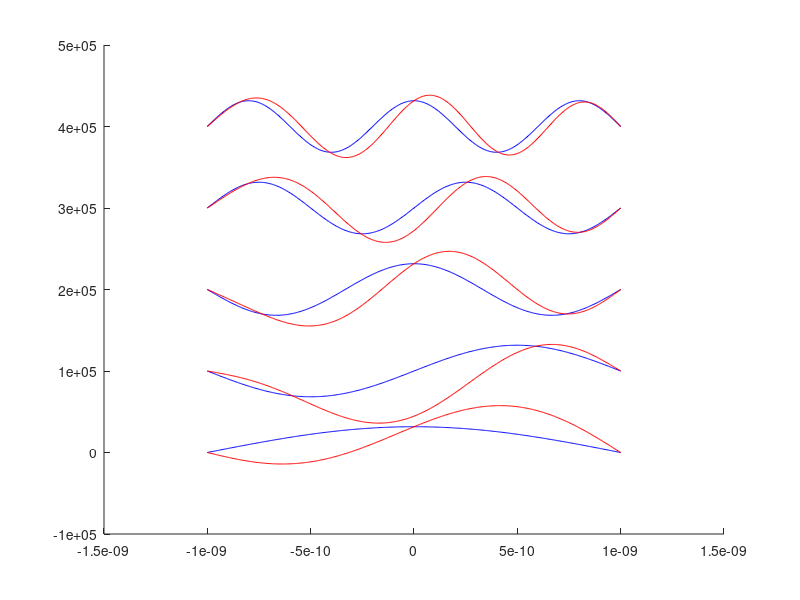
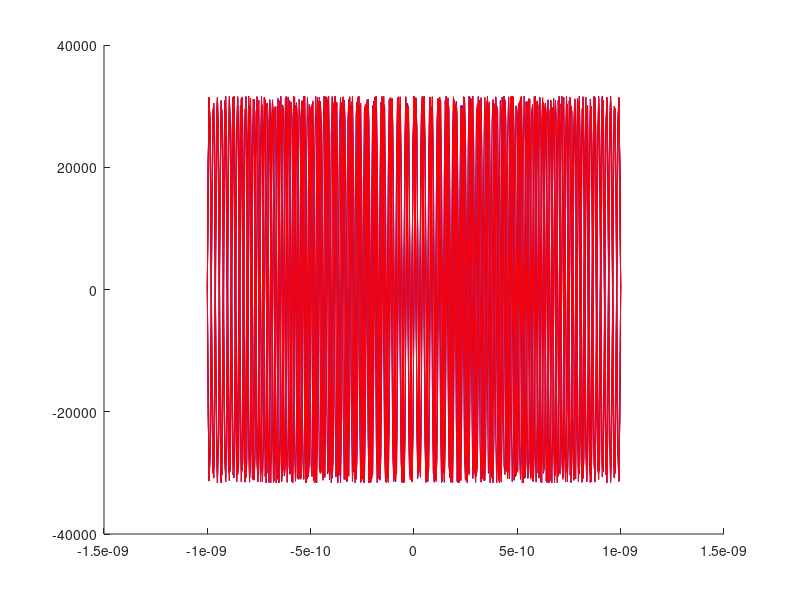
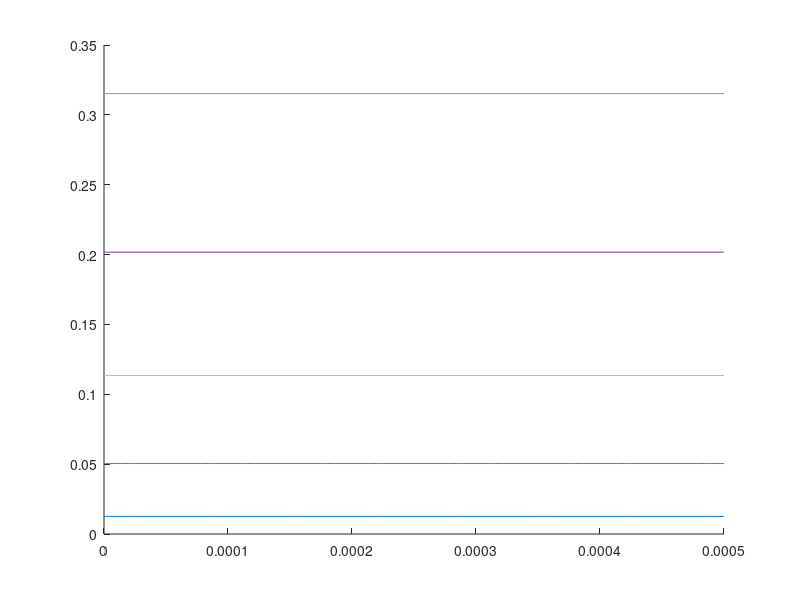

The MATLAB source for these figures, in order:
% Soll grafik 1: Psi(x)
% Variablen:
%	l
%	x
%	epsilon (= 1)
%	n
%	Psi(x)
% Ausgabe in PS und PDF

% Soll grafik 2: E(n, a)
% Variablen:
%	l
%	epsilon
%	n
%	E(n, a)
% Ausgabe in PS und PDF

%-----Variabeln-----
l = 10^-9;
xSteps = 225;
delta = (l/xSteps);
%x = -l*1.5 : delta : +l*1.5;
x = -l : delta : +l;
n = 1 : 200;
nPlot = 1 : 5;
kurvenVersatz = 1e5
%n = [1, 2];

%-----Verarbeitung-----
m = 9.10938291*10^-31;		% Elektronenmasse
h = 6062606957*10^-34;		% Planck-Konstante
hQuer = h/2*pi;
E = zeros(1, length(n));
Psi = zeros(length(n), length(x));
for ln = n
    E(ln) = h^2*ln^2 / (32*m*l^2);
    %k = sqrt(2*m*E/(hQuer^2));
    %k = ln*pi*x / (2*l);
    k = pi/l * (n+1/2);
    LamdaP = 1i*k;
    LamdaN = -LamdaP;
    %y = (exp(LamdaP(ln)*x) + (-1)^(ln+1).*exp(LamdaN(ln)*x)) ./ (2*1i^(ln+1));
    if mod(ln, 2) == 0
        y = sin(ln*pi*x/(2*l));
    else
        y = cos(ln*pi*x/(2*l));
    end
    Psi(ln,1:length(x)) = 1/sqrt(l) .* y;
end






%-----Verarbeitung gestört-----
gamma = 0;
epsilon = 5* 10^-4;
E1_k = zeros(1, length(n));
H1 = x * -1;
PsiG = zeros(length(n), length(x));

for ln = n
	E1_k(ln) = dot(Psi(ln, :), H1.*Psi(ln, :));
	
	psi1_l = zeros(1, length(x));

	k = ln;
	for l = n % + ceil(l/2)
		if l ~= k
%			psi0_l = sum(~Psi(l, :).*H1.*Psi(k, :).*delta) / (E(k)-E(l));
			psi0_l = dot(Psi(l, :), H1.*Psi(k, :)) / (E(k)-E(l));
			psi1_l = psi1_l + psi0_l .* Psi(l, :);
		end
	end
	
	PsiG(ln, 1:length(x)) = (1+1i*epsilon*gamma).*Psi(ln, 1:length(x)) ...
													+ epsilon.*psi1_l;
end






%-----Plot grafik 1: Psi(x)-----
clf('reset')			% clear figure
hold on;

s = zeros(1, length(n));
for ln = nPlot		% ungestoerter Plot
	%plot(x, Psi(ln, :) + (ln-1)*2e05, 'Color', 'black')		% Psi
    plot(x, Psi(ln, :) +(ln-1)*kurvenVersatz, 'Color', 'blue')		% Psi

	s(ln) = sum(Psi(ln, :).^2.*delta);
end

% print('Psi_ungestoert', '-depsc', '-noui')
% print('Psi_ungestoert', '-dpdf', '-noui')

% figure
% hold on;

sG = zeros(1, length(n));
for ln = nPlot		% gestoerter Plot
	%plot(x, PsiG(ln, 1:length(x)) + (ln-1)*2e05, 'Color', 'red')		% Psi
    plot(x, PsiG(ln, 1:length(x)) + (ln-1)*kurvenVersatz, 'Color', 'red')		% Psi

	sG(ln) = sum(PsiG(ln, :).^2.*delta);
end

% print('Psi_gestoert', '-depsc', '-noui')
print('Psi_gestoert', '-dpdf', '-noui')

%------------ 100-ste
clf('reset')			% clear figure
hold on;

s = zeros(1, 2);
for ln = nPlot		% ungestoerter Plot
	%plot(x, Psi(ln, :) + (ln-1)*2e05, 'Color', 'black')		% Psi
    plot(x, Psi(ln+100, :) , 'Color', 'blue')		% Psi

	s(ln) = sum(Psi(ln+100, :).^2.*delta);
end

% print('Psi_ungestoert', '-depsc', '-noui')
% print('Psi_ungestoert', '-dpdf', '-noui')

% figure
% hold on;

sG = zeros(1, 2);
for ln = nPlot		% gestoerter Plot
	%plot(x, PsiG(ln, 1:length(x)) + (ln-1)*2e05, 'Color', 'red')		% Psi
    plot(x, PsiG(ln+100, 1:length(x)), 'Color', 'red')		% Psi

	sG(ln) = sum(PsiG(ln+100, :).^2.*delta);
end

% print('Psi_gestoert', '-depsc', '-noui')
print('Psi_100_gestoert', '-dpdf', '-noui')

%-----Plot grafik 2: E(n, a)-----
figure
hold on;
%epsilon = 3 *10^12
xEpsilon = 0 : epsilon / xSteps : epsilon;
for ln = nPlot		% Energie Plot
	plot(xEpsilon, E(ln) + xEpsilon*E1_k(ln))		% Psis
end

%print('Energie_gestoert', '-depsc', '-noui')
print('Energie_gestoert', '-dpdf', '-noui')

hold off
